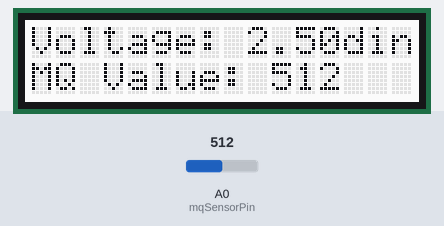
Simulated run of this sketch. Board: Arduino Uno, built with avr-gcc and run on an emulated ATmega328P. On the bench: 16×2 character LCD. The test bench sets the inputs (shaded band); at power-on: A0 (mqSensorPin) = 512.

Above: at 1.2 s.
1.3 s: A0 (mqSensorPin) set to 716
At 3.1 s:
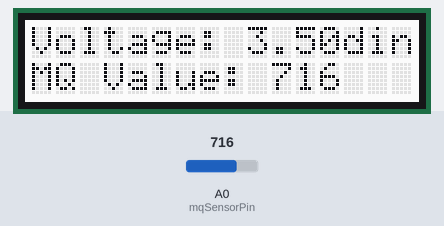
3.6 s: A0 (mqSensorPin) set to 900
At 5.3 s:
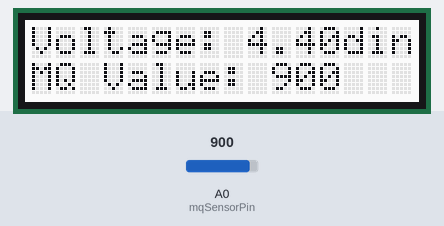
5.7 s: A0 (mqSensorPin) set to 1023
At 7.6 s:
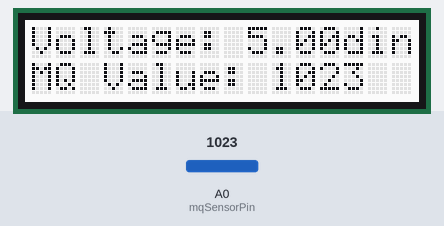
Timing chart, 0 to 9.1 s (numbered marks = the images above; inputs shaded):
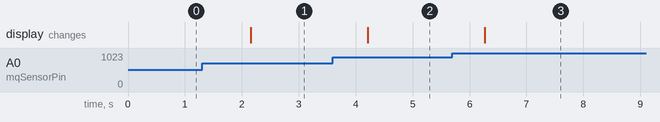

The sketch:

MQ_LCD.ino
```cpp
#include <Wire.h>
#include "rgb_lcd.h"  // include Seeed Studio LCD library

rgb_lcd lcd;

// Define analog pin for the MQ sensor
const int mqSensorPin = A0;

void setup() {
 // initialize the LCD with 16 columns and 2 rows:
  lcd.begin(16, 2);

  // move cursor to upper left position (0, 0)
  lcd.setCursor(0, 0);
  // print text on the LCD
  lcd.print("MQ Sensor Reading");
}

void loop() {
  // Read analog value from the MQ sensor
  int sensorValue = analogRead(mqSensorPin);

  // Convert analog value to voltage
  float voltage = sensorValue * (5.0 / 1023.0);

  // Display MQ sensor readings on the LCD
  lcd.setCursor(0, 1);
  lcd.print("MQ Value: ");
  lcd.print(sensorValue);
  lcd.setCursor(0, 0);
  lcd.print("Voltage: ");
  lcd.print(voltage, 2);

  delay(1000);  // Adjust delay based on your requirements
}
```

Measured:
- after the input at 1.3 s, the display: changes after 0.86 s (image 1)
- after the input at 3.6 s, the display: changes after 0.61 s (image 2)
- after the input at 5.7 s, the display: changes after 0.56 s (image 3)
